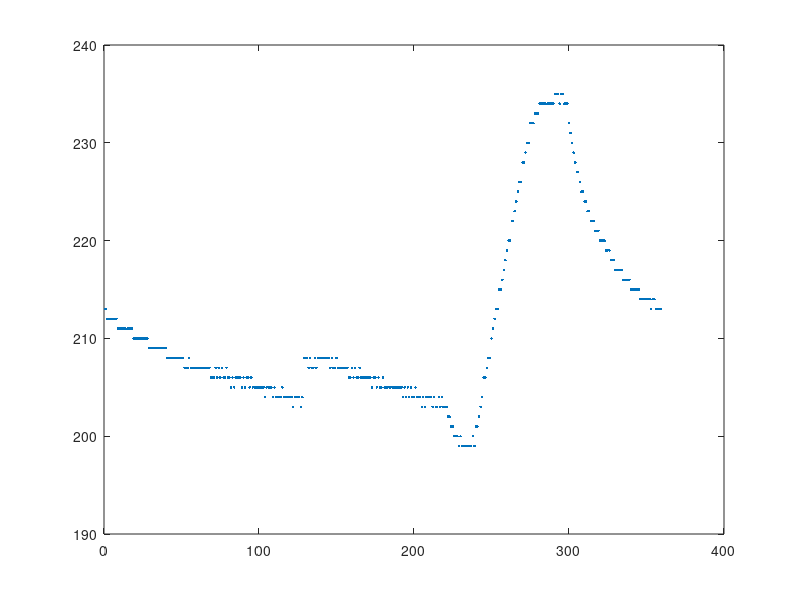

The MATLAB script that drew this image:
test1 = [221
221
221
220
220
220
219
219
219
219
218
218
218
217
217
217
217
216
216
216
216
216
215
215
215
215
214
214
214
214
214
213
213
213
213
213
213
213
212
212
212
212
211
211
211
211
211
211
211
210
211
211
210
210
210
210
210
210
210
210
209
209
210
209
210
209
209
209
209
209
209
209
208
209
208
209
208
208
207
208
208
207
208
207
207
208
207
208
207
207
208
207
207
207
207
207
206
206
207
206
206
206
206
205
205
206
206
206
206
206
206
206
205
206
205
205
205
204
205
205
205
205
204
205
205
205
205
205
205
204
204
204
204
204
205
204
204
204
204
204
204
203
204
204
204
204
204
203
204
203
203
204
203
204
203
203
203
202
203
203
203
203
202
203
203
202
203
202
203
202
202
203
202
202
202
201
202
202
202
203
201
202
201
202
202
201
202
201
201
202
201
202
200
201
202
201
202
201
202
201
202
201
201
201
201
201
201
201
201
200
200
200
200
200
200
200
200
200
200
200
200
200
200
200
200
200
200
199
199
200
200
200
200
200
199
199
200
200
199
199
199
199
199
199
199
199
199
199
199
199
199
199
199
199
199
199
199
199
199
198
198
198
198
198
199
198
198
198
198
198
198
198
198
198
198
198
198
198
198
198
198
199
199
198
199
198
199
198
199
198
198
198
198
198
198
198
197
198
198
199
198
198
197
198
197
198
198
197
197
197
197
198
198
197
197
197
197
197
198
197
197
198
197
197
197
196
197
197
197
196
197
197
197
197
196
197
197
196
197
196
197
197
197
197
197
196
196
197
196
197
197
196
197
197
197
197
196
197
196
196
197
196
196
196
196
196
195
196
197
196
197
196
196
196
195
196
196
196
196
195
196
195
196
196
195
196
196
196
196
196
196
196
195
196
195
195
196
195
195
196
195
195
196
195
196
195
195
196
195
195
195
194
195
195
195
195
195
195
195
195
195
195
194
194
195
195
195
195
195
195
195
194
194
194
195
194
194
194
194
194
194
194
194
194
194
194
194
194
194
194
194
194
194
194
194
194
194
194
194
194
194
194
194
194
194
194
193
193
193
193
193
194
194
194
193
193
193
194
193
193
193
193
194
193
193
193
193
193
193
192
192
192
192
192
191
191
191
191
191
191
191
190
190
190
190
190
190
190
190
190
190
190
189
189
190
189
190
189
190
190
191
191
193
193
194
195
195
196
196
197
198
199
200
201
201
203
204
204
206
207
207
208
210
210
212
212
213
215
215
216
217
218
219
220
221
222
222
224
225
225
227
228
228
230
231
231
232
232
233
235
236
236
238
238
239
240
241
242
242
243
244
244
246
247
247
248
249
250
251
252
252
253
254
255
256
257
257
258
260
259
261
261
261
263
264
264
265
265
267
268
268
269
269
270
271
271
272
273
273
274
275
275
276
276
277
278
278
279
278
279
279
279
280
279
280
279
280
280
280
280
281
281
280
280
281
281
281
281
281
281
281
281
281
281
281
281
281
281
281
281
281
281
281
282
281
281
281
278
268
260
253
247
241
237
234
233
231
229
228
227
226
226
225
224
223
223
222
221
221
221
220
220
220
219
219
218
218
218
217
217
217
217
216
216
216
215
215
215
215
215
215
215
214
214
214
214
214
214
213
214
213
214
212
213
212
213
212
212
212
212
212
212
211
211
211
211
211
210
211
210
211
210
211
209
210
209
210
209
210
209
210
209
210
209
209
208
209
209
208
208
208
207
208
208
208
207
208
207
207
208
207
207
207
207
206
207
206
206
207
207
206
206
207
206
206
207
206
206
206
205
206
206
206
206
205
205
206
205
205
206
205
205
205
205
206
205
205
205
205
205
204
205
204
204
204
204
205
204
204
204
204
204
204
204
204
204
204
204
203
204
203
204
203
203
204
203
203
203
203
203
202
203
202
203
203
202
203
203
202
203
202
203
202
203
203
202
203
202
202
202
202
202
202
202
202
202
201
201
201
201
201
201
201
201
201
201
201
201
201
201
201
201
201
201
201
201
201
201
201
201
200
201
201
200
200
200
200
200
200
200
200
200
200
200
200
200
200
200
200
200
200
200
200
200
199
199
200
200
200
200
199
199
199
199
199
199
199
199
199
199
199
199
199
199
199
199
199
199
199
199
198
199
199
199
199
199
199
199
198
199
199
198
199
198
199
198
198
199
198
199
199
198
199
199
198
199
198
199
198
198
198
199
198
199
198
198
198
198
198
198
198
198
198
198
198
197
198
197
198
197
198
198
198
198
198
198
197
198
197
198
197
198
197
197
197
197
198
197
197
197
197
197
197
197
197
197
196
197
196
197
196
196
196
197
196
197
196
197
196
197
196
196
197
196
196
196
196
196
197
196
197
197
196
197
196
196
196
196
196
196
196
196
196
196
197
196
196
196
196
196
196
196
196
195
196
195
195
196
195
196
196
196
196
195
196
195
195
195
196
195
196
195
195
195
195
195
195
195
195
195
195
195
195
195
195
195
195
195
194
194
194
195
195
195
195
194
194
194
194
194
194
194
194
195
194
194
195
195
194
194
194
194
194
194
194
194
194
194
194
194
194
194
194
194
194
194
194
194
194
194
194
194
194
194
194
194
194
194
194
194
194
194
193
193
194
194
193
194
194
194
194
194
194
194
194
194
193
194
194
194
194
194
193
193
194
193
193
193
193
192
192
193
192
191
192
192
191
191
191
190
191
191
191
190
190
190
190
190
190
190
190
190
189
190
190
189
190
190
190
191
192
191
192
193
193
194
195
195
195
197
197
198
200
200
201
202
202
204
204
206
208
208
209
210
211
212
212
213
215
216
216
217
218
220
221
221
222
223
224
225
226
227
228
228
230
231
232
233
234
234
235
236
237
237
238
240
241
241
242
243
244
244
246
246
247
248
249
249
250
251
252
252
254
254
255
257
257
258
258
260
260
261
261
262
263
264
264
266
266
267
267
268
269
269
270
271
271
272
273
274
274
275
276
276
277
277
278
278
278
279
279
279
279
280
280
280
280
280
281
281
281
281
281
281
281
281
281
282
281
281
281
282
282
282
282
282
282
282
282
282
282
282
282
282
282
282
282
282
282
281
271
263
255
249
243
239
236
233
231
230
228
227
227
226
225
224
224
223
222
222
221
221
221
221
219
219
219
218
219
219
217
218
218
217
217
216
216
216
215
216
215
215
215
215
215
214
214
214
214
213
214
213
213
213
213
213
212
213
212
211
212
212
211
212
211
211
211
211
211
210
211
210
211
210
211
209
210
210
209
210
209
209
209
209
209
209
209
209
208
208
208
208
208
208
208
208
208
208
208
208
208
208
207
207
207
206
207
207
207
207
207
206
205
206
206
207
206
206
206
206
205
206
206
205
206
206
205
205
206
205
205
205
206
205
205
205
205
205
205
204
204
205
205
204
204
205
204
204
204
204
204
204
204
204
203
204
204
203
204
204
203
203
203
203
203
203
203
203
202
202
203
203
202
203
202
202
202
202
202
202
202
202
202
202
202
202
202
202
202
202
202
202
202
201
201
202
201
201
202
201
201
201
201
201
202
201
201
201
201
201
201
201
201
201
201
201
200
200
201
201
200
200
201
200
200
200
200
200
200
200
200
200
201
200
200
201
200
200
201
200
201
200
200
200
200
200
200
200
200
200
200
200
200
200
200
200
200
200
200
199
200
199
200
199
199
200
199
199
199
199
199
199
199
199
199
199
199
199
199
198
199
198
199
198
199
198
198
199
199
199
198
199
198
199
198
199
198
199
198
199
198
198
199
198
198
198
198
198
197
198
198
198
198
197
198
198
198
198
198
198
198
197
197
198
197
198
197
197
198
197
197
198
197
197
197
197
197
197
197
197
197
197
197
197
197
197
197
197
197
197
197
197
196
197
197
196
196
197
197
196
197
197
196
196
197
197
196
196
196
197
197
196
196
196
196
196
196
196
196
196
195
196
196
196
196
196
196
196
196
195
196
196
196
195
195
195
196
196
195
195
195
195
195
195
195
195
195
195
195
195
195
195
195
195
195
195
195
195
195
195
194
195
195
195
195
195
195
195
194
195
194
195
195
195
195
194
194
194
194
195
195
194
194
195
194
195
195
194
194
194
194
194
195
194
195
195
194
194
195
194
194
194
195
194
194
194
194
194
195
194
194
194
194
195
194
194
194
194
194
194
194
194
194
194
194
194
194
193
194
194
194
194
194
194
194
194
195
194
194
194
194
194
194
193
194
194
193
194
193
193
193
193
193
192
193
193
192
192
192
191
192
192
191
190
191
190
190
190
190
191
190
190
190
190
189
190
190
189
190
190
189
190
189
190
191
190
191
192
192
193
193
194
195
195
196
197
198
198
199
200
201
202
203
204
205
205
207
208
208
210
211
212
212
213
214
216
217
218
218
220
221
221
222
224
224
225
226
227
227
228
230
231
231
232
233
234
235
227
213
195
176
158
141
124
109
95
81
68
58
49
41
36
32
29
27
25
142
250
304
325
323
311
296
287
282
279
277
276
275
276
276
276
277
278
278
279
280
280
281
281
];

test2 = [213
212
212
212
212
212
212
212
211
211
211
211
211
211
211
211
211
211
210
210
210
210
210
210
210
210
210
210
209
209
209
209
209
209
209
209
209
209
209
209
208
208
208
208
208
208
208
208
208
208
208
207
207
207
208
207
207
207
207
207
207
207
207
207
207
207
207
207
206
206
206
207
206
207
206
207
206
206
207
206
206
205
206
205
206
206
206
206
205
206
205
206
206
205
206
205
205
205
205
205
205
205
205
204
205
205
205
205
204
205
204
204
204
204
205
204
204
204
204
204
204
203
204
204
204
204
203
204
208
208
208
207
208
207
207
208
207
208
208
208
208
208
208
208
208
207
208
207
207
208
207
207
207
207
207
207
207
206
206
207
206
207
206
206
207
206
206
206
206
206
206
206
205
206
206
205
206
205
205
206
205
205
205
205
205
205
205
205
205
205
205
205
204
205
204
205
204
205
204
204
205
204
204
204
203
204
203
204
204
204
204
203
204
203
203
204
203
204
203
203
203
202
202
201
201
200
200
200
199
200
199
199
199
199
199
199
199
200
199
201
201
202
203
204
206
206
207
208
208
210
211
212
213
213
215
215
216
217
218
219
220
220
222
222
223
224
225
226
226
228
228
229
230
230
232
232
232
233
233
233
234
234
234
234
234
234
234
234
234
234
235
235
235
234
235
235
234
234
234
232
231
230
229
228
227
227
226
225
225
224
224
223
223
222
222
222
221
221
221
220
220
220
220
219
219
219
218
218
218
217
217
217
217
217
216
216
216
216
216
215
215
215
215
215
215
214
214
214
214
214
214
214
213
214
214
213
213
213
213
];

% plot(test1)
plot(test2,'.')